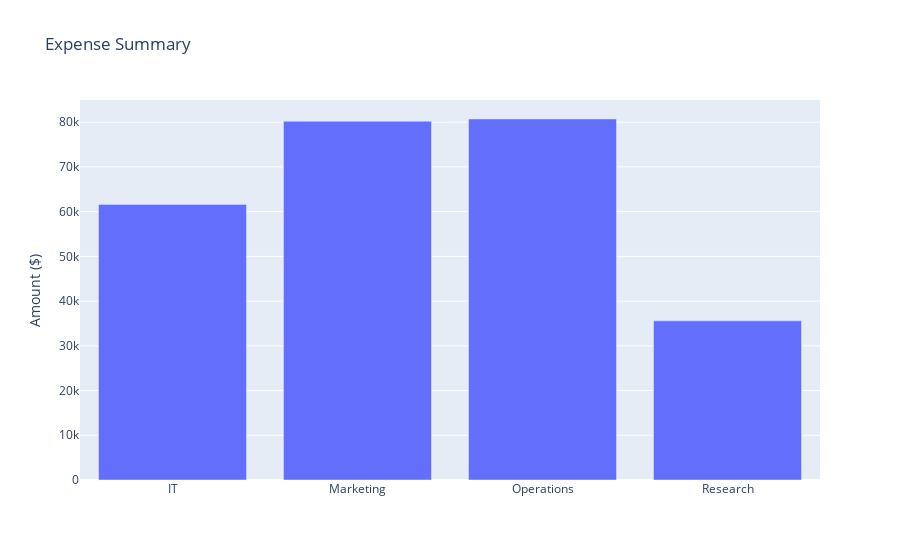

Source (notebook cell):
### Code cell
# Expense Summary (Barplot)
fig_expense_summary = go.Figure(data=[go.Bar(x=expense_data['Expense Category'], y=expense_data['Amount'])])
fig_expense_summary.update_layout(title='Expense Summary', yaxis_title="Amount ($)")

### Figure 1 — Plotly figure (JSON) as saved in the notebook; plotly's stock layout.template omitted (floating-point values rounded to 4 significant figures)
{"data": [{"type": "bar", "x": ["IT", "Marketing", "Operations", "Research"], "y": [61615, 80216, 80718, 35592]}], "layout": {"title": {"text": "Expense Summary"}, "yaxis": {"title": {"text": "Amount ($)"}}}}
